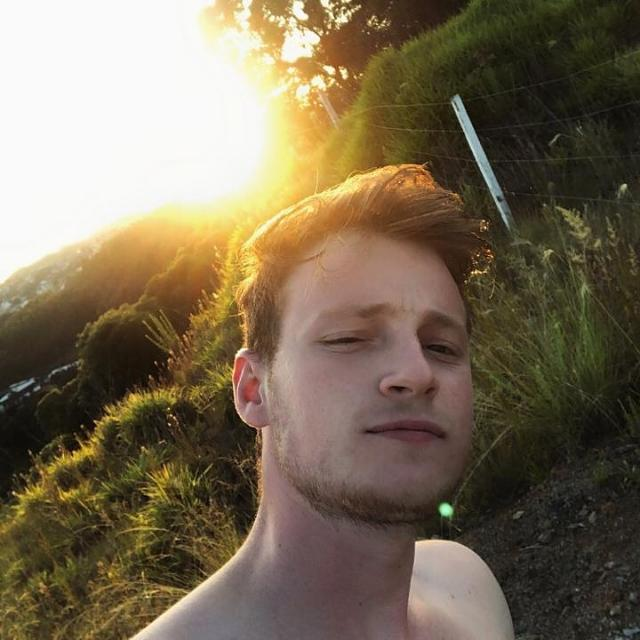
#> input picture resources/bruno.jpeg, 640 x 640 px, found by its file name
$ python sobel-smooth.py   (older library calls are emulated)
#> lines starting #> are read from the running program, lines starting #| are printed output that depends on the picture; after the words box and inside, x2 and y2 are one past the last pixel; in counts of white or black regions, pixels touching at a corner belong together
import cv2

image = cv2.imread('./resources/bruno.jpeg')
#> image is the input picture: shape (640, 640, 3); mean B, G, R 84, 106.2, 119.8
cv2.imshow("Source", image)
image_gray = cv2.cvtColor(image, cv2.COLOR_BGR2GRAY)
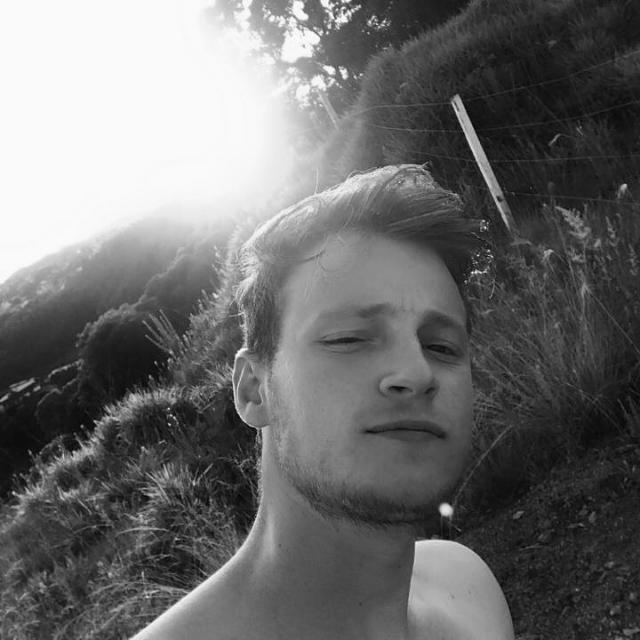
#> image_gray: shape (640, 640); min 0, max 254, mean 107.8
cv2.imshow("Original", image_gray)

# Soft
image_soft = cv2.GaussianBlur(image_gray, (3, 3), 1)
cv2.imshow("Smooth", image_soft)

# X
sobel_x = cv2.Sobel(image_soft, cv2.CV_64F, 1, 0, ksize=3)
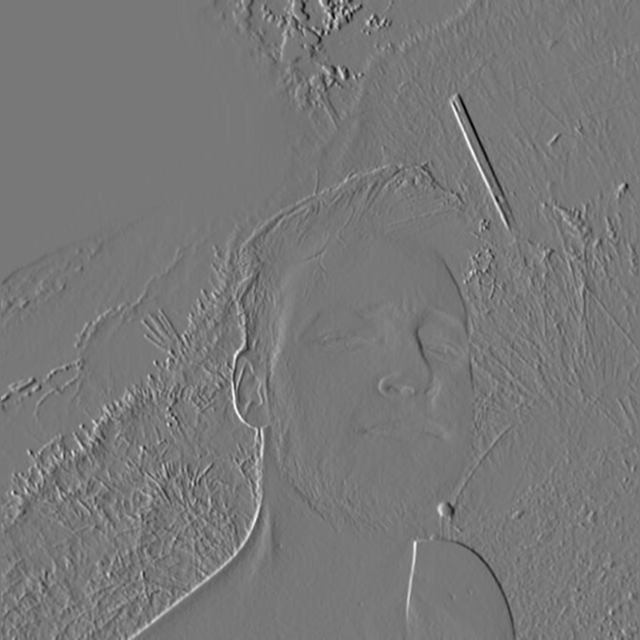
#> sobel_x: shape (640, 640) float64; min -429, max 476, mean -1.4; drawn with min black and max white
cv2.imshow("Sobel X", sobel_x)
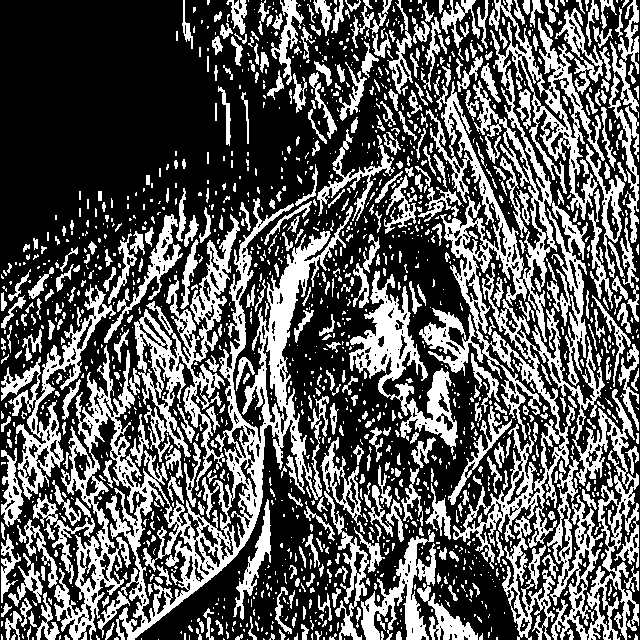
#> window 'Sobel X': shape (640, 640); 35.8% white; 1657 white regions (1174 under 20 px), largest, box (x1, y1, x2, y2) and area: (419, 0, 639, 640) 33792, (54, 198, 353, 640) 24563, (134, 214, 240, 491) 7263

# Y
sobel_y = cv2.Sobel(image_soft, cv2.CV_64F, 0, 1, ksize=3)
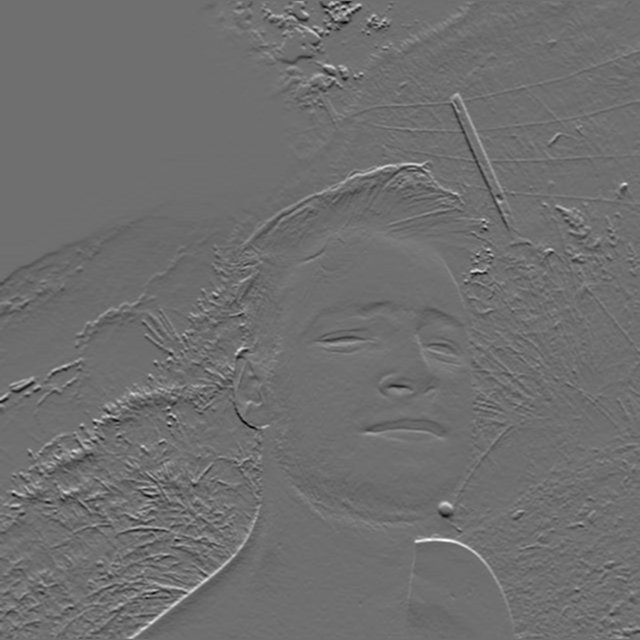
#> sobel_y: shape (640, 640) float64; min -391, max 504, mean -0.5; drawn with min black and max white
cv2.imshow("Sobel Y", sobel_y)
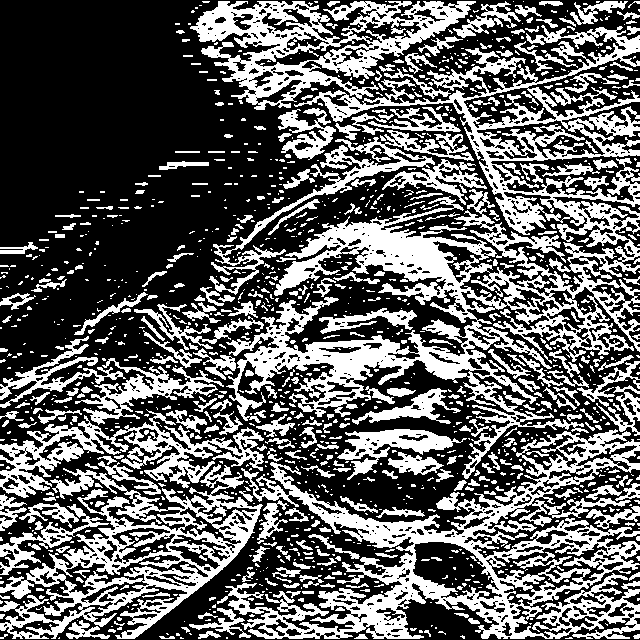
#> window 'Sobel Y': shape (640, 640); 38.4% white; 1320 white regions (953 under 20 px), largest, box (x1, y1, x2, y2) and area: (226, 25, 640, 479) 45213, (217, 429, 640, 639) 26254, (0, 464, 263, 639) 14062

# XY
abs_sobel_x = cv2.convertScaleAbs(sobel_x)
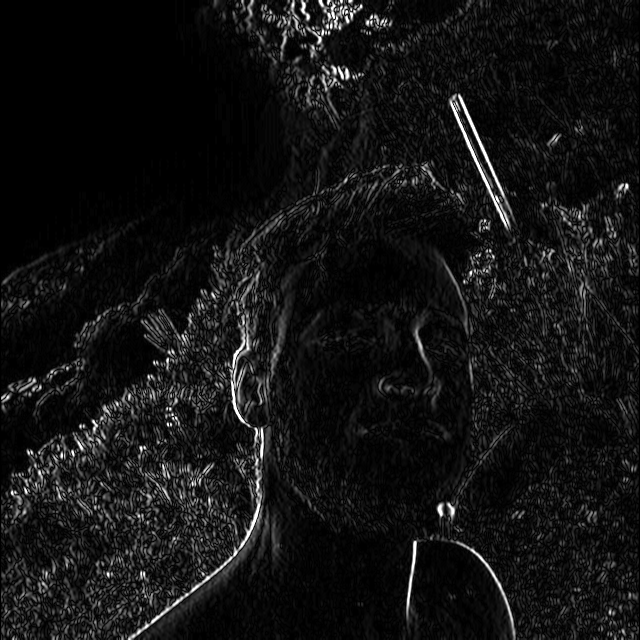
#> abs_sobel_x: shape (640, 640); min 0, max 255, mean 19.3
abs_sobel_y = cv2.convertScaleAbs(sobel_y)
sobel_xy = cv2.addWeighted(abs_sobel_x, 0.5, abs_sobel_y, 0.5, 0)
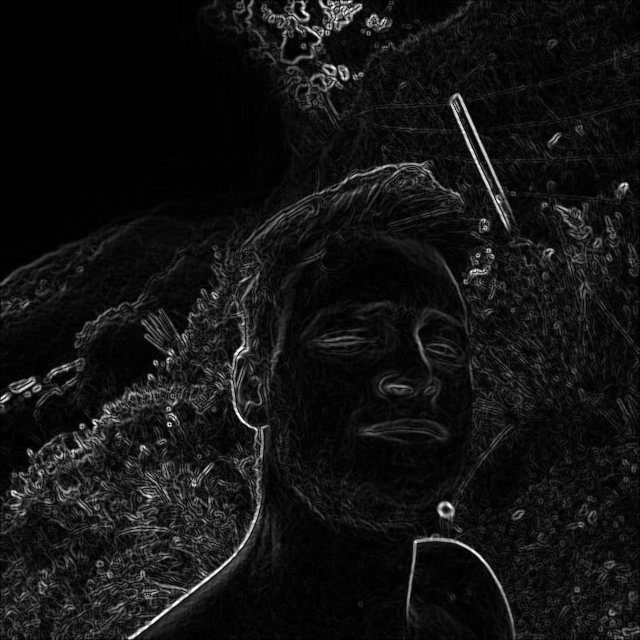
#> sobel_xy: shape (640, 640); min 0, max 255, mean 19.2
cv2.imshow("Enhanced Sobel XY", sobel_xy)

cv2.waitKey(0)
cv2.destroyAllWindows()
